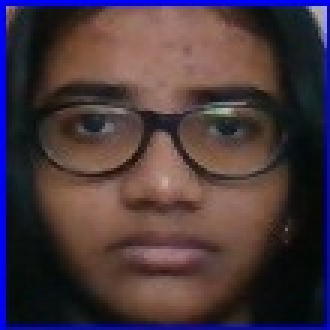
#> input picture Finished project DMT/Amazeee/amaze/facerecog/dataSet/User.4.10.jpg, 110 x 110 px (shown 3 times larger); its folder holds 4 pictures in this run
$ python face_trainer.py
#> lines starting #> are read from the running program, lines starting #| are printed output that depends on the picture
import cv2
import os
import numpy as np
from PIL import Image

recognizer = cv2.face.LBPHFaceRecognizer_create()
path='dataSet'
def getImagesWithID(path):
#> called with path = 'dataSet'
    imagePaths=[os.path.join(path,f) for f in os.listdir(path)]
    faces=[]
    IDs=[]

    for imagepath in imagePaths:
        faceImg=Image.open(imagepath).convert('L')
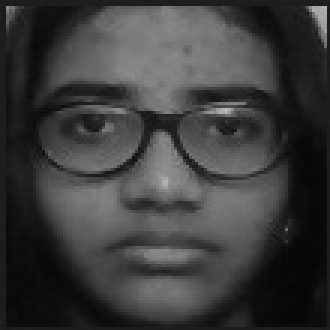
#> faceImg: PIL image 110x110 L (shown 3 times larger); min 5, max 185, mean 60.4
        faceNp=np.array(faceImg,'uint8')
        print(imagepath)
        ID=int(os.path.split(imagepath)[-1].split(".")[1])
        print(os.path.split(imagepath)[-1].split(".")[1])
        faces.append(faceNp)
        IDs.append(ID)
        cv2.imshow("training",faceNp)
        cv2.waitKey(10)
#> pass 2 of the loop in getImagesWithID, `for imagepath in imagePaths:`:
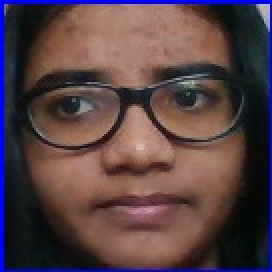
#> input picture Finished project DMT/Amazeee/amaze/facerecog/dataSet/User.4.100.jpg, 136 x 136 px (shown 2 times larger)
#> in getImagesWithID, `faceImg=Image.open(imagepath).convert('L')`:
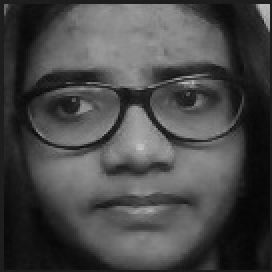
#> faceImg: PIL image 136x136 L (shown 2 times larger); min 5, max 197, mean 71.9
#> pass 3 of the loop in getImagesWithID, `for imagepath in imagePaths:`:
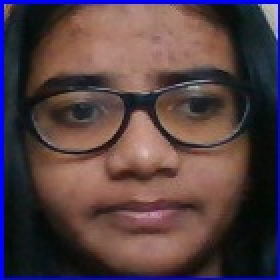
#> input picture Finished project DMT/Amazeee/amaze/facerecog/dataSet/User.4.101(1).jpg, 140 x 140 px (shown 2 times larger)
#> in getImagesWithID, `faceImg=Image.open(imagepath).convert('L')`:
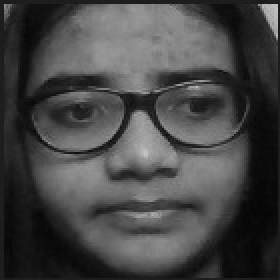
#> faceImg: PIL image 140x140 L (shown 2 times larger); min 5, max 195, mean 69.8
#> the loop made 4 passes; the first 3 are shown
    return np.array(IDs),faces

Ids,faces=getImagesWithID(path)
recognizer.train(faces,Ids)
recognizer.save('trainingData.yml')
cv2.destroyAllWindows()
